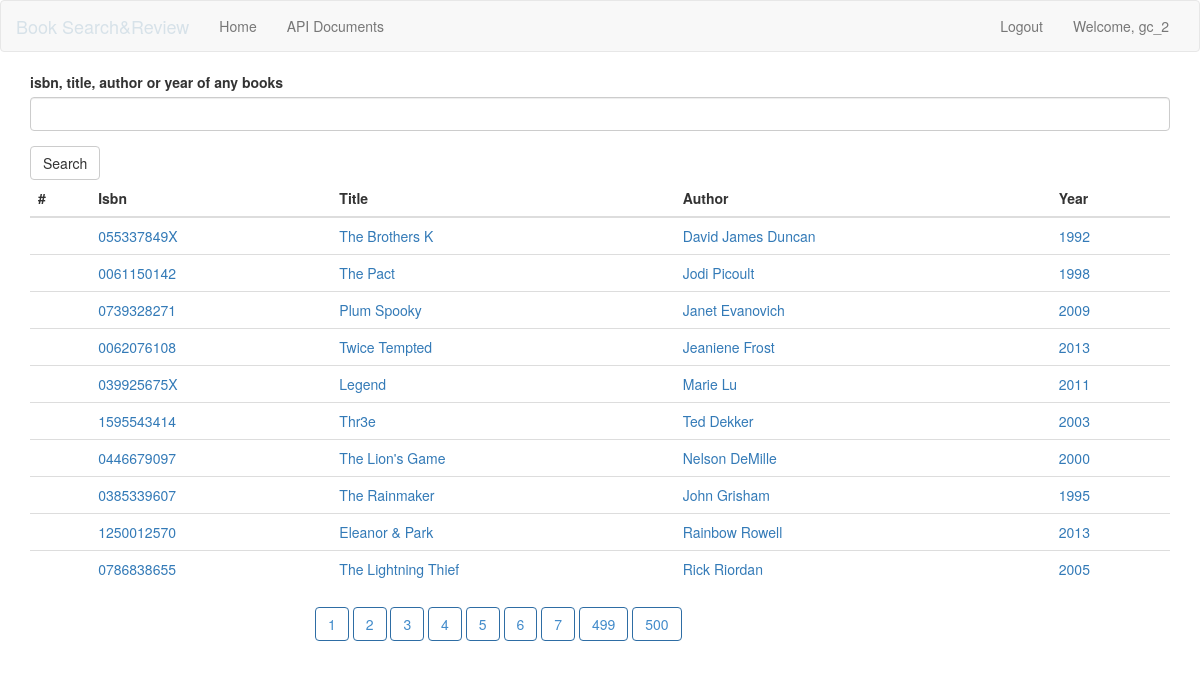
The page /search?page=3 (signed in) on the database its author committed.
### app/models.py (models this page shows, shortened)
class User(UserMixin, db.Model):
    __tablename__ = 'users'
    id = db.Column(db.Integer, primary_key=True)
    username = db.Column(db.String(16), index=True, unique=True)
    password_hash = db.Column(db.String)

class Book(db.Model):
    __tablename__ = 'books'
    id = db.Column(db.Integer, primary_key=True)
    isbn = db.Column(db.String(100))
    title = db.Column(db.String(100))
    author = db.Column(db.String(100))
    year = db.Column(db.String(4))
    @staticmethod
    def search(search, page):
        books =  Book.query.filter(\
                 or_(Book.title.like(f'%{search}%'),\
                     Book.isbn.like(f'%{search}%'),\
                     Book.author.like(f'%{search}%'),\
                     Book.year.like(f'%{search}%') \
                 )).paginate(page, per_page=10)
        return books

### app/main/routes.py (the view)
@main.route('/search', methods=['GET', 'POST'])
@login_required
def search():
    form = SearchForm()
    page = request.args.get('page', 1, type=int)
    if form.validate_on_submit():
        search = form.searchtext.data
        session['search'] = search
    if not 'search' in session:
        search = ''
    else:
        search = session.get('search')
    books = Book.search(search, page)
    return render_template('search.html', books=books, form=form)

### app/main/forms.py
class SearchForm(FlaskForm):
    searchtext = StringField('isbn, title, author or year of any books', validators=[Required()])
    submit = SubmitField('Search')

### app/models.py (called while the page is built)
@lm.user_loader
def load_user(id):
    if id=='None' or id is None:
        id=-1 # it is id for guests and anonymous user
    return User.query.get(int(id))

### app/templates/search.html (shortened to what this page needs)
{% extends 'base.html' %}
{% import "bootstrap/wtf.html" as wtf %}
{% block page_content %}
    {{ wtf.quick_form(form) }}
    <div class="table">
        <table class="table">
          <thead>
            <tr>
              <th scope="col">#</th>
              <th scope="col">Isbn</th>
              <th scope="col">Title</th>
              <th scope="col">Author</th>
              <th scope="col">Year</th>
            </tr>
          </thead>
          <tbody>
          {% for book in books.items %}
              <tr>
                  <th scope="row"></a></th>
                  <td><a href="{{ url_for('main.bookdetail', bookid=book.id) }}">{{book.isbn}}</a></td>
                  <td><a href="{{ url_for('main.bookdetail', bookid=book.id) }}">{{book.title}}</a></td>
                  <td><a href="{{ url_for('main.bookdetail', bookid=book.id) }}">{{book.author}}</a></td>
                  <td><a href="{{ url_for('main.bookdetail', bookid=book.id) }}">{{book.year}}</a></td>
				</tr>
	      {% endfor %}
          </tbody>
        </table>
        <div class="col-lg-offset-3">
		{% for page_num in books.iter_pages() %}
		    {% if page_num %}
		    <a class="btn btn-outline btn-primary" href="{{ url_for('main.search', page=page_num) }}">{{page_num}}</a>
		    {% endif %}
		{% endfor %}
        </div>
    </div>
{% endblock %}

### app/templates/nav.html (shortened to what this page needs)
      <nav class="navbar navbar-default">
        <div class="container-fluid">
          <div class="navbar-header">
            <a class="navbar-brand " href="{{ url_for('main.search') }}">Book Search&Review</a>
          </div>
          <div id="navbar" class="navbar-collapse collapse">
            <ul class="nav navbar-nav">
              <li><a href="{{ url_for('main.index') }}">Home</a></li>
			  <li><a href="{{ url_for('main.apidocs') }}">API Documents</a></li>
            </ul>
            <ul class="nav navbar-nav navbar-right">
			  {% if current_user.is_authenticated %}
			  <li><a href="{{ url_for('main.logout') }}">Logout</a></li>
			  <li><a href="{{ url_for('main.index') }}">Welcome, {{current_user.username}}</a></li>
              {% else %}
			  <li><a href="{{url_for('main.login')}}">Login</a></li>
              {% endif %}
			</ul>
          </div>
        </div>
      </nav>

### app/static/css/main.css (style rules this page uses)
.btn-outline { background-color: transparent; color: inherit; transition: all .5s; }
.btn-primary.btn-outline { color: #428bca; }
.navbar-default .navbar-brand { color: #d7e2e9; }

### rows shown on the page
User: username "gc_2"
Book: isbn "055337849X", title "The Brothers K", author "David James Duncan", year "1992"
Book: isbn "0061150142", title "The Pact", author "Jodi Picoult", year "1998"
Book: isbn "0739328271", title "Plum Spooky", author "Janet Evanovich", year "2009"
Book: isbn "0062076108", title "Twice Tempted", author "Jeaniene Frost", year "2013"
Book: isbn "039925675X", title "Legend", author "Marie Lu", year "2011"
Book: isbn "1595543414", title "Thr3e", author "Ted Dekker", year "2003"
Book: isbn "0446679097", title "The Lion's Game", author "Nelson DeMille", year "2000"
Book: isbn "0385339607", title "The Rainmaker", author "John Grisham", year "1995"
Book: isbn "1250012570", title "Eleanor & Park", author "Rainbow Rowell", year "2013"
Book: isbn "0786838655", title "The Lightning Thief", author "Rick Riordan", year "2005"

### other values the page prints
{{ page_num }} "1" "2" "3" "4" "5" "6" "7" "499" "500"
